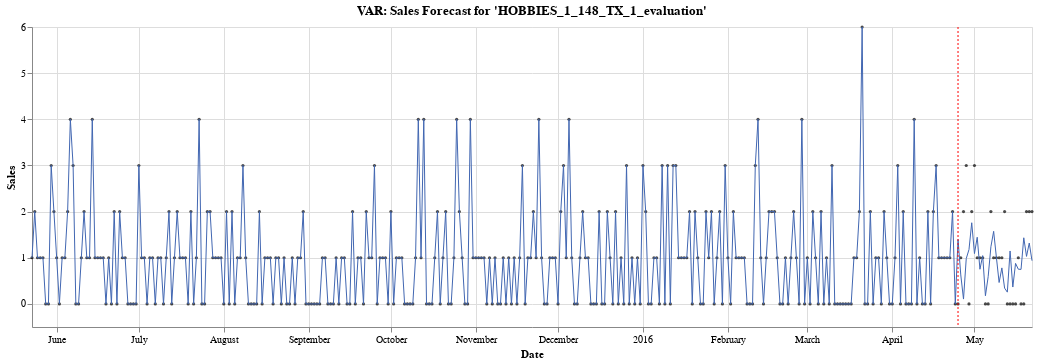

Notebook source saved alongside this figure:
### Code cell
plot_index = 2  # 2, 4, 8
plot_id = test_sampled_ids[plot_index]

y = (df_train_eval[df_train_eval["id"] == plot_id].loc[:, date_names]).T
y.columns = ["y"]
y = calendar.merge(y, left_on="d", right_index=True)[["date", "y"]]
y["time"] = pd.to_datetime(y["date"])

source = y.merge(forecast[plot_id].to_dataframe(), how="left").drop(["date"], axis=1)

plot_forecast(source, test_steps, plot_id=plot_id, model_name="VAR", start_date="2015-05-23")

### Figure 1 — Vega-Lite specification as saved in the notebook (floating-point values rounded to 4 significant figures; data arrays with more than 128 entries replaced by an {"elided": "..."} marker saying what was removed)
{"config": {"view": {"continuousWidth": 400, "continuousHeight": 300}}, "layer": [{"mark": {"type": "circle", "color": "#000000", "size": 10.0}, "encoding": {"tooltip": [{"type": "temporal", "field": "time"}, {"type": "quantitative", "field": "y"}], "x": {"type": "temporal", "axis": {"title": "Date"}, "field": "time"}, "y": {"type": "quantitative", "axis": {"title": "Sales"}, "field": "y"}}}, {"mark": {"type": "line", "color": "#4267B2", "size": 1.0}, "encoding": {"x": {"type": "temporal", "field": "time"}, "y": {"type": "quantitative", "field": "fcst"}}}, {"mark": {"type": "area", "color": "#4267B2", "opacity": 0.25}, "encoding": {"x": {"type": "temporal", "field": "time"}, "y": {"type": "quantitative", "field": "fcst_lower"}, "y2": {"field": "fcst_upper"}}}, {"data": {"name": "data-302bc33366dfe1498bc0394fc8325ea5"}, "mark": {"type": "rule", "color": "#FF0000", "size": 1.0, "strokeDash": [2, 2]}, "encoding": {"x": {"type": "temporal", "field": "time"}}}], "data": {"name": "data-2f41ea2b1460a0da3d1311d037c5faa7"}, "height": 300, "title": "VAR: Sales Forecast for 'HOBBIES_1_148_TX_1_evaluation'", "width": 1000, "$schema": "https://vega.github.io/schema/vega-lite/v4.8.1.json", "datasets": {"data-2f41ea2b1460a0da3d1311d037c5faa7": {"elided": "366 records"}, "data-302bc33366dfe1498bc0394fc8325ea5": [{"time": "2016-04-25T00:00:00"}]}}
